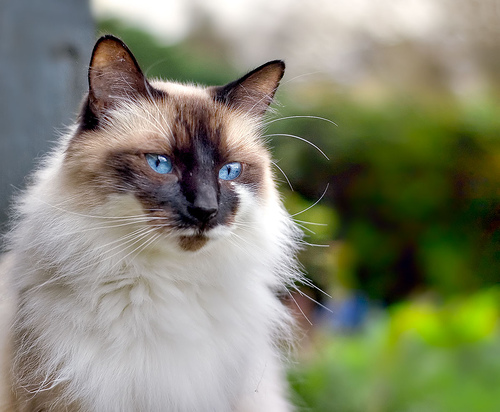
#> input picture fcanet/fcanet/test.jpg, 500 x 412 px; its folder holds only this picture in this run
$ python -i data_aug.py   (imports and definitions only)
#> lines starting #> are read from the running program, lines starting #| are printed output that depends on the picture
#> further down, picture is the input picture: PIL image 500x412 RGB; mean R, G, B 133.3, 135.2, 112.7
import os
import cv2
import math
import random
import scipy
import json
import copy
import base64
import zlib
import numpy as np
from scipy.ndimage.filters import gaussian_filter
from PIL import Image, ImageEnhance, ImageOps, ImageFile

import sys
sys.path.insert(0, 'Data/cocoapi/PythonAPI/')
from pycocotools.coco import COCO
from pycocotools.cocoeval import COCOeval
from pycocotools import mask as maskUtils

# global parameter
set_ratio = 0.5

# [150 lines left out: functions load_json, mask_to_bbox, show_edge, annToRLE, annToMask, base64_2_mask and 6 more, not called in this run]

def data_aug_color(image):
    if random.random()<set_ratio:
        return image
    random_factor = np.random.randint(4, 17) / 10.
    color_image = ImageEnhance.Color(image).enhance(random_factor)
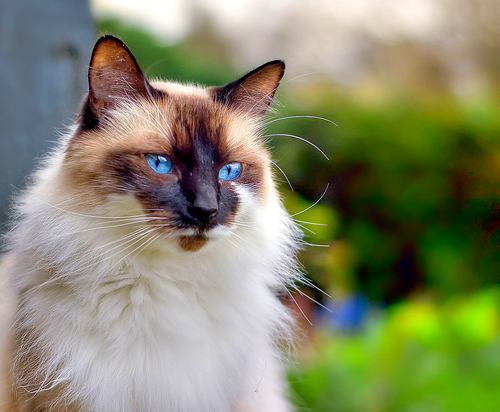
#> color_image: PIL image 500x412 RGB; mean R, G, B 133.7, 136.7, 105.3
    random_factor = np.random.randint(4, 17) / 10.
    brightness_image = ImageEnhance.Brightness(color_image).enhance(random_factor)
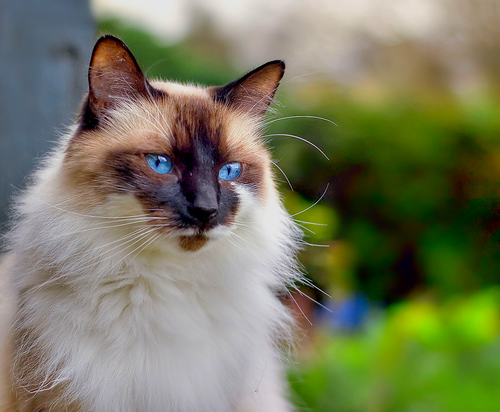
#> brightness_image: PIL image 500x412 RGB; mean R, G, B 119.9, 122.6, 94.4
    random_factor = np.random.randint(6, 15) / 10.
    contrast_image = ImageEnhance.Contrast(brightness_image).enhance(random_factor)
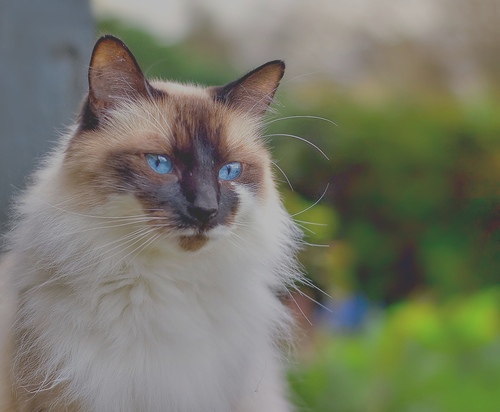
#> contrast_image: PIL image 500x412 RGB; mean R, G, B 119.1, 120.7, 103.8
    random_factor = np.random.randint(8, 13) / 10.
    return ImageEnhance.Sharpness(contrast_image).enhance(random_factor)

# [183 lines left out: functions data_aug_noise, padding, Normalize_Img, Anti_Normalize_Img, data_motion_blur, data_motion_blur_prior and 6 more, not called in this run]

>>> from PIL import Image
>>> picture = Image.open('../../fcanet/fcanet/test.jpg')
>>> result = data_aug_color(picture)
